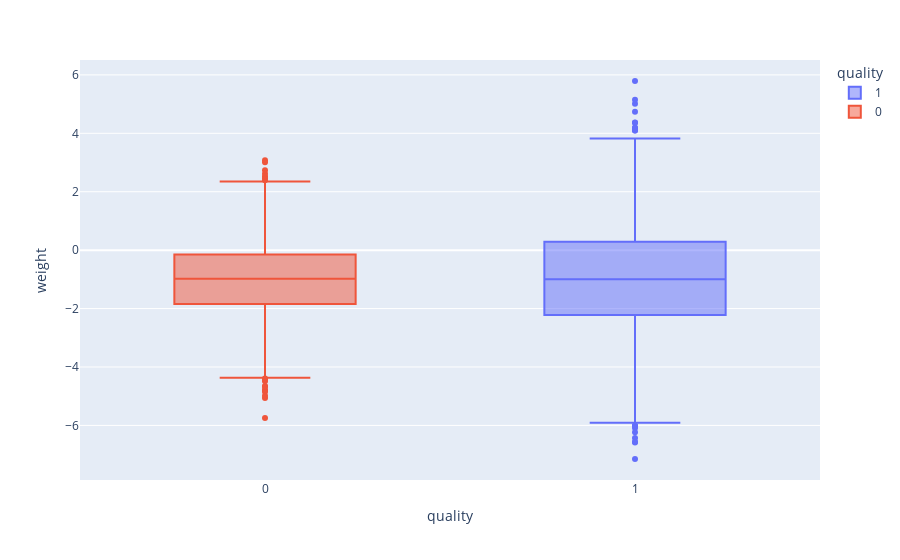

Notebook code cell kept with this figure:
### Code cell
# BoxPlot Quality x Weight
# Será que tem diferença de peso, entre as frutas boas e ruims? Vemos isso atráves de um boxplot
px.box(df_frutas, x='quality', y='weight', color='quality')

### Figure 1 — Plotly figure (JSON) as saved in the notebook; plotly's stock layout.template omitted (floating-point values rounded to 4 significant figures; data arrays with more than 128 entries replaced by an {"elided": "..."} marker saying what was removed)
{"data": [{"alignmentgroup": "True", "hovertemplate": "quality=%{x}<br>weight=%{y}<extra></extra>", "legendgroup": "1", "marker": {"color": "#636efa"}, "name": "1", "notched": false, "offsetgroup": "1", "orientation": "v", "showlegend": true, "type": "box", "x": {"elided": "2004 int values"}, "x0": " ", "xaxis": "x", "y": {"elided": "2004 float values"}, "y0": " ", "yaxis": "y"}, {"alignmentgroup": "True", "hovertemplate": "quality=%{x}<br>weight=%{y}<extra></extra>", "legendgroup": "0", "marker": {"color": "#EF553B"}, "name": "0", "notched": false, "offsetgroup": "0", "orientation": "v", "showlegend": true, "type": "box", "x": {"elided": "1996 int values"}, "x0": " ", "xaxis": "x", "y": {"elided": "1996 float values"}, "y0": " ", "yaxis": "y"}], "layout": {"boxmode": "overlay", "legend": {"title": {"text": "quality"}, "tracegroupgap": 0}, "margin": {"t": 60}, "xaxis": {"anchor": "y", "categoryarray": [1, 0], "categoryorder": "array", "domain": [0, 1], "title": {"text": "quality"}}, "yaxis": {"anchor": "x", "domain": [0, 1], "title": {"text": "weight"}}}}
